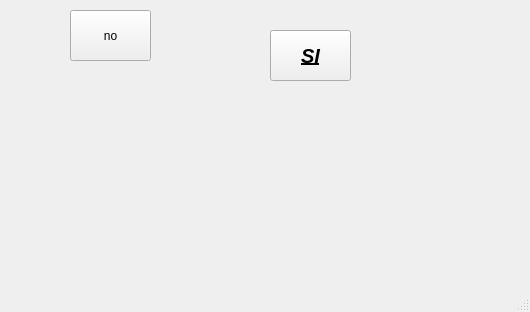
<?xml version="1.0" encoding="UTF-8"?>
<ui version="4.0">
 <class>MainWindow</class>
 <widget class="QMainWindow" name="MainWindow">
  <property name="geometry">
   <rect>
    <x>0</x>
    <y>0</y>
    <width>530</width>
    <height>312</height>
   </rect>
  </property>
  <property name="windowTitle">
   <string>MainWindow</string>
  </property>
  <widget class="QWidget" name="centralwidget">
   <widget class="QPushButton" name="pushButton">
    <property name="geometry">
     <rect>
      <x>70</x>
      <y>10</y>
      <width>81</width>
      <height>51</height>
     </rect>
    </property>
    <property name="text">
     <string>no</string>
    </property>
   </widget>
   <widget class="QPushButton" name="pushButton_2">
    <property name="geometry">
     <rect>
      <x>270</x>
      <y>30</y>
      <width>81</width>
      <height>51</height>
     </rect>
    </property>
    <property name="font">
     <font>
      <pointsize>15</pointsize>
      <italic>true</italic>
      <bold>true</bold>
      <underline>true</underline>
      <strikeout>false</strikeout>
     </font>
    </property>
    <property name="text">
     <string>SI</string>
    </property>
    <property name="default">
     <bool>false</bool>
    </property>
    <property name="flat">
     <bool>false</bool>
    </property>
   </widget>
  </widget>
  <widget class="QMenuBar" name="menubar">
   <property name="geometry">
    <rect>
     <x>0</x>
     <y>0</y>
     <width>530</width>
     <height>21</height>
    </rect>
   </property>
  </widget>
  <widget class="QStatusBar" name="statusbar"/>
 </widget>
 <resources/>
 <connections/>
</ui>
